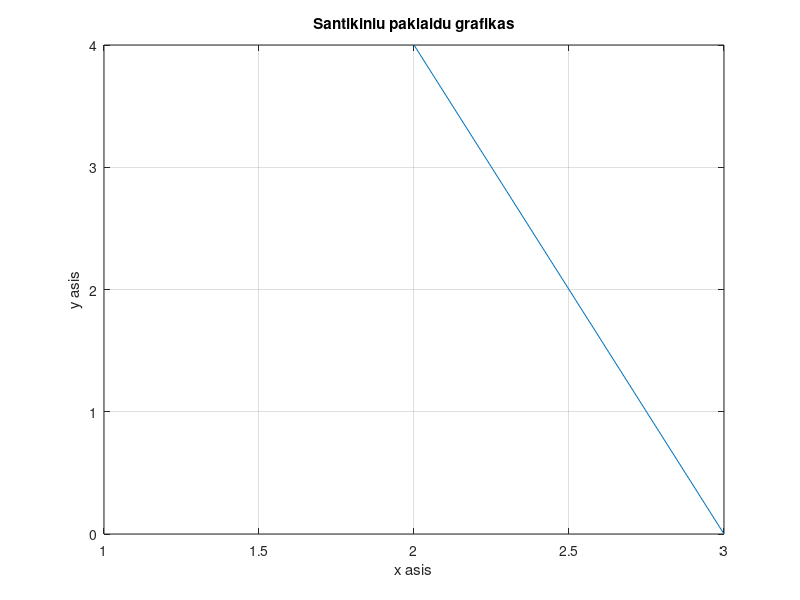

Source code (MATLAB):
function Integration

% 1. PATEIKIAMI DUOMENYS
    f = @(x) 3.*x.^3 - x + 2; % Funkcija
    a = 1; b = 3; % intervalas
    n_max = 1024; % intervalu skaicius
    n = 1;

% 2. TIKSLUS SPRENDINYS
    ats = integral(f, a, b);
    disp(['Tikslus atsakymas: ', num2str(ats)]);
    
% 3. APYTIKSLE PAKLAIDA

    function uncertainty = get_uncertainty(h, a, b)
        M = 0;
        uncertainty = M * (b-a)/180 * h^4;
    end
    
    
% 4. SIMPSONO METODAS

    disp("Intervalo dydis             |    Tarpinis rezultatas    |    Sanktikine paklaida");
    disp("--------------------------------------------------------------------------------");
    mistake = Inf; Sn = Inf; 
    mistake_vector = [];
    level = 0;
    while (n <= n_max && mistake > 10^-6)
        level = level + 1;
        h = (b - a)/n;
        xVector = a:h:b;
    
        Sn_new = h./3 .* ...
             (f(xVector(1)) + f(xVector(end))...
             + 4 * sum(f(xVector(2:2:end-1))) ...
             + 2 * sum(f(xVector(3:2:end-2))));
         mistake = abs(Sn - Sn_new);
         fprintf('intervalo dydis = %.3f \t|\t rezultatas = %.3f \t|\t santikine paklaida = %.6f\n', h, Sn_new, mistake);
         mistake_vector( end+1, : ) = [level, mistake]; 
         Sn = Sn_new;
         n = n * 2;
    end   
    disp("---------------------------------------------------------------------");
    fprintf('\t rezultatas = %.3f \t|\t santikine paklaida = %.6f\n', Sn_new, mistake);
    disp(['APYTIKSLE PAKLAIDA ', num2str(get_uncertainty(h, a, b)) ]);
    
    
% 3. GRAFIKAS  
    plot(mistake_vector(:,1), mistake_vector(:,2));
    grid on;
    xlabel('x asis');
    ylabel('y asis');
    title(['Santikiniu paklaidu grafikas']);
end